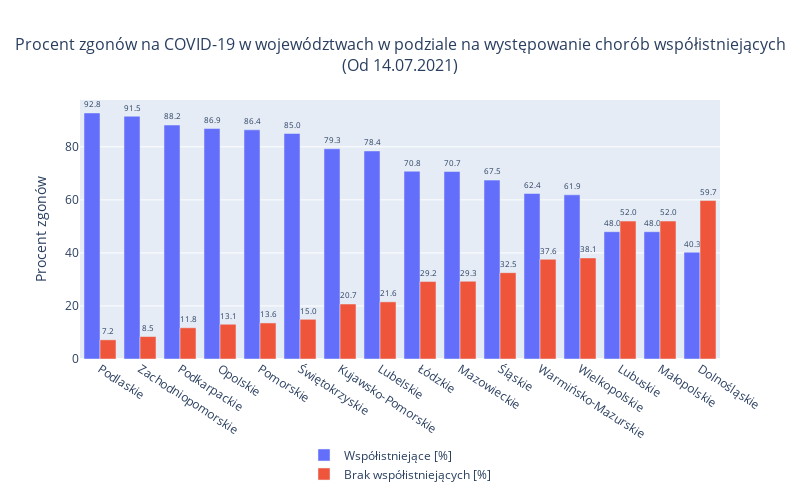

The cell this chart's notebook holds for it:
### Code cell
plot_df3(df,basiw.image_dir, 'zgony_wspol_procent_od2021-07-14.jpg')

### Figure 1 — Plotly figure (JSON) as saved in the notebook; plotly's stock layout.template omitted (floating-point values rounded to 4 significant figures)
{"data": [{"name": "Współistniejące [%]", "offsetgroup": "1", "text": [92.78, 91.54, 88.23, 86.9, 86.41, 85.03, 79.27, 78.45, 70.8, 70.68, 67.45, 62.4, 61.9, 48, 47.99, 40.26], "textposition": "outside", "texttemplate": "%{text:2.1f}", "type": "bar", "x": ["Podlaskie", "Zachodniopomorskie", "Podkarpackie", "Opolskie", "Pomorskie", "Świętokrzyskie", "Kujawsko-Pomorskie", "Lubelskie", "Łódzkie", "Mazowieckie", "Śląskie", "Warmińsko-Mazurskie", "Wielkopolskie", "Lubuskie", "Małopolskie", "Dolnośląskie"], "y": [92.78, 91.54, 88.23, 86.9, 86.41, 85.03, 79.27, 78.45, 70.8, 70.68, 67.45, 62.4, 61.9, 48, 47.99, 40.26]}, {"name": "Brak współistniejących [%]", "offsetgroup": "2", "text": [7.225, 8.462, 11.77, 13.1, 13.59, 14.97, 20.73, 21.55, 29.2, 29.32, 32.55, 37.6, 38.1, 52, 52.01, 59.74], "textposition": "outside", "texttemplate": "%{text:2.1f}", "type": "bar", "x": ["Podlaskie", "Zachodniopomorskie", "Podkarpackie", "Opolskie", "Pomorskie", "Świętokrzyskie", "Kujawsko-Pomorskie", "Lubelskie", "Łódzkie", "Mazowieckie", "Śląskie", "Warmińsko-Mazurskie", "Wielkopolskie", "Lubuskie", "Małopolskie", "Dolnośląskie"], "y": [7.225, 8.462, 11.77, 13.1, 13.59, 14.97, 20.73, 21.55, 29.2, 29.32, 32.55, 37.6, 38.1, 52, 52.01, 59.74]}], "layout": {"barmode": "group", "height": 500, "legend": {"title": {"text": ""}, "x": 0.5, "xanchor": "center", "y": -0.5}, "title": {"font": {"size": 16}, "text": "Procent zgonów na COVID-19 w województwach w podziale na występowanie chorób współistniejących<br>(Od 14.07.2021)", "x": 0.5, "xanchor": "center"}, "uniformtext": {"minsize": 8, "mode": "show"}, "width": 800, "xaxis": {"tickangle": 33}, "yaxis": {"title": {"text": "Procent zgonów"}}}}
